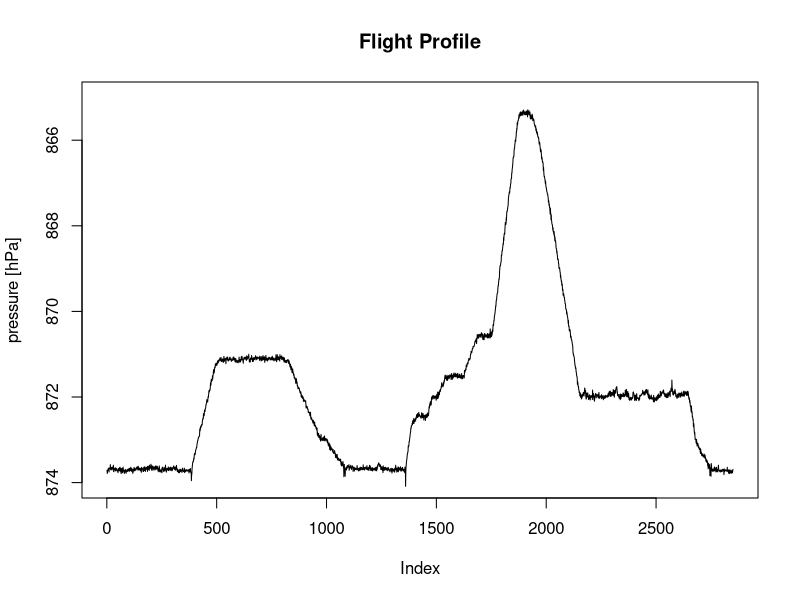
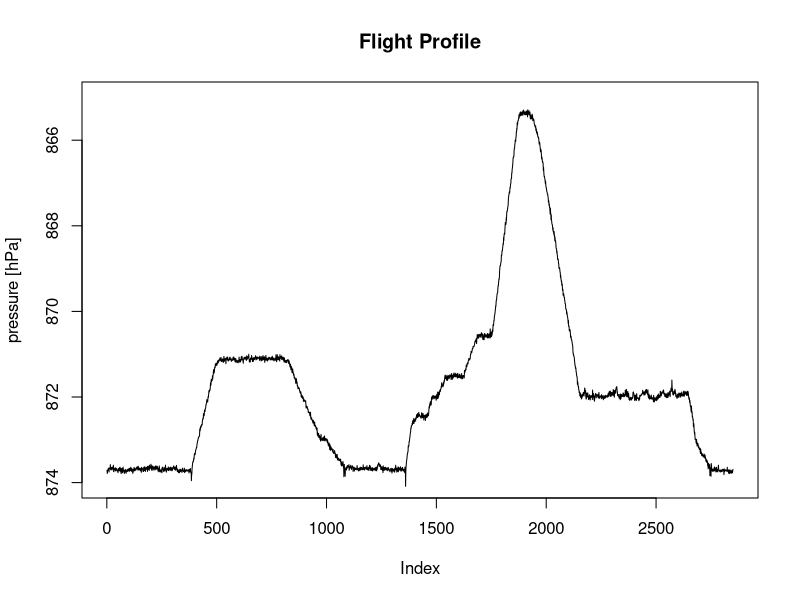
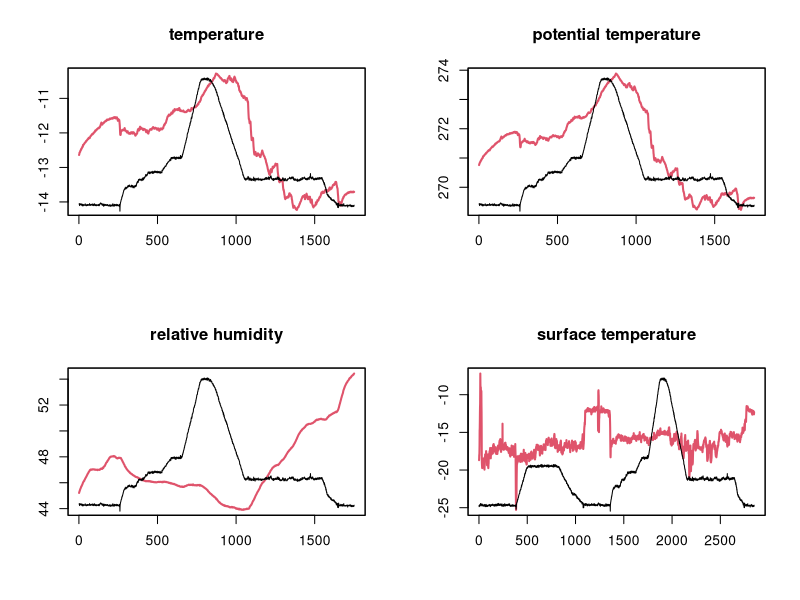

Generate these figures, in order, with R:

dat=read.csv("DATA0016.TXT",header=F)


mpcT=dat[dat[,3]=="mpcT",4]
scdT=dat[dat[,3]=="scdT",4]
scdH=dat[dat[,3]=="scdH",4]
bmeP=dat[dat[,3]=="bmeP",4]
bmeT=dat[dat[,3]=="bmeT",4]
bmeH=dat[dat[,3]=="bmeH",4]
Ts=dat[dat[,3]=="mlxObjT",4]

pottemp=(bmeT+273.15)*(100000/bmeP)^(287/1005)

#flight profile
plot(bmeP/100,ylim=c(87400,86500)/100,type="l",ylab="pressure [hPa]",main="Flight Profile")

#plot(pottemp)

pal<<-colorRampPalette(c("blue4","blue2","yellow","orange","red"), space = "Lab")

#flight profile
plot(bmeP/100,ylim=c(87400,86500)/100,type="l",ylab="pressure [hPa]",main="Flight Profile")


par(mfrow=c(2,2))
off=1100
n=length(pottemp)
plot(bmeT[off:n],type="l",col=2,lwd=2,main="temperature",ylab="",xlab="")
par(new=T)
plot(bmeP[off:n]/100,ylim=c(87400,86500)/100,type="l",ylab="",main="",xlab="",xaxt="n",yaxt="n")


off=1100
n=length(pottemp)
plot(pottemp[off:n],type="l",col=2,lwd=2,main="potential temperature",ylab="",xlab="")
par(new=T)
plot(bmeP[off:n]/100,ylim=c(87400,86500)/100,type="l",ylab="",main="",xlab="",xaxt="n",yaxt="n")


off=1100
n=length(pottemp)
plot(bmeH[off:n],type="l",col=2,lwd=2,main="relative humidity",ylab="",xlab="")
par(new=T)
plot(bmeP[off:n]/100,ylim=c(87400,86500)/100,type="l",ylab="",main="",xlab="",xaxt="n",yaxt="n")

#Ts / flight profile
plot(Ts,type="l",col=2,lwd=2,main="surface temperature",ylab="",xlab="")
par(new=T)
plot(bmeP/100,ylim=c(87400,86500)/100,type="l",ylab="",main="",xlab="",xaxt="n",yaxt="n")

